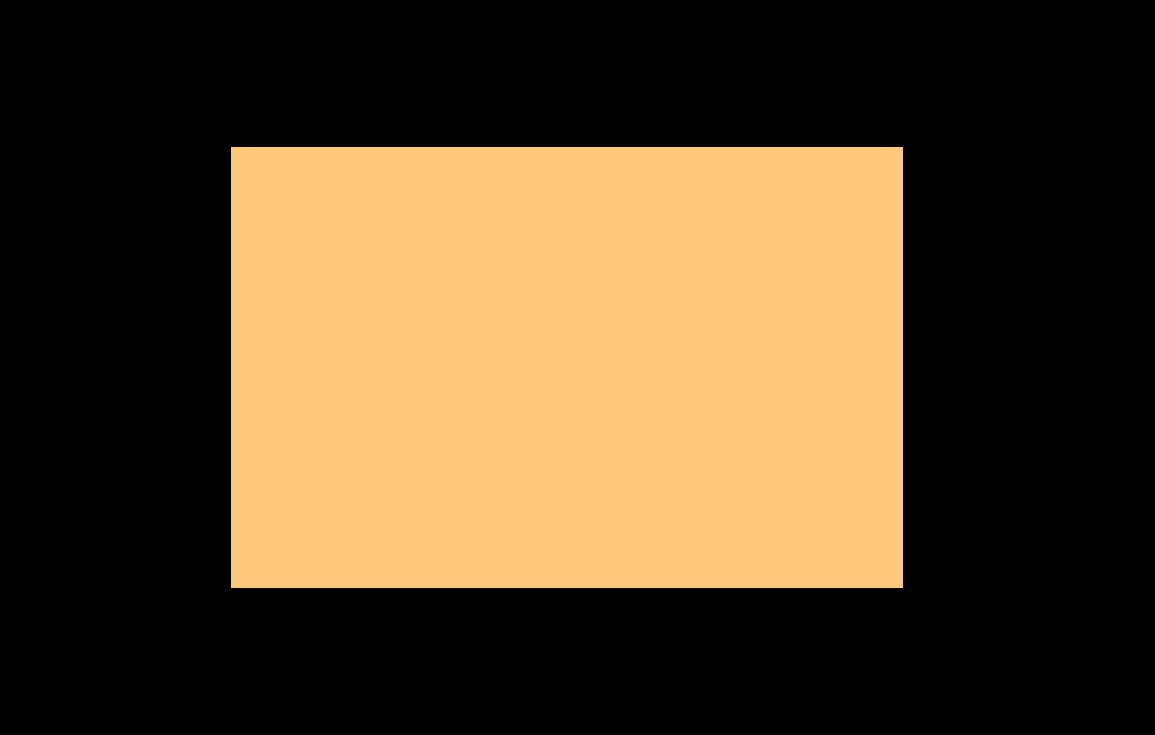

A 2D game scene composited from a Tiled map and its tileset images. What follows is a short description and the map's XML, with every tile layer's data as written:
An orthogonal 55x35 tile map with 21x21 px tiles, 1 tile layer (BG).

<map version="1.10" tiledversion="1.10.2" orientation="orthogonal" renderorder="right-down" width="55" height="35" tilewidth="21" tileheight="21" infinite="0" nextlayerid="2" nextobjectid="1">
 <tileset firstgid="1" source="../tsx/tiles.tsx" />
 <layer id="1" name="BG" width="55" height="35">
  <data encoding="csv">
0,0,0,0,0,0,0,0,0,0,0,0,0,0,0,0,0,0,0,0,0,0,0,0,0,0,0,0,0,0,0,0,0,0,0,0,0,0,0,0,0,0,0,0,0,0,0,0,0,0,0,0,0,0,0,
0,0,0,0,0,0,0,0,0,0,0,0,0,0,0,0,0,0,0,0,0,0,0,0,0,0,0,0,0,0,0,0,0,0,0,0,0,0,0,0,0,0,0,0,0,0,0,0,0,0,0,0,0,0,0,
0,0,0,0,0,0,0,0,0,0,0,0,0,0,0,0,0,0,0,0,0,0,0,0,0,0,0,0,0,0,0,0,0,0,0,0,0,0,0,0,0,0,0,0,0,0,0,0,0,0,0,0,0,0,0,
0,0,0,0,0,0,0,0,0,0,0,0,0,0,0,0,0,0,0,0,0,0,0,0,0,0,0,0,0,0,0,0,0,0,0,0,0,0,0,0,0,0,0,0,0,0,0,0,0,0,0,0,0,0,0,
0,0,0,0,0,0,0,0,0,0,0,0,0,0,0,0,0,0,0,0,0,0,0,0,0,0,0,0,0,0,0,0,0,0,0,0,0,0,0,0,0,0,0,0,0,0,0,0,0,0,0,0,0,0,0,
0,0,0,0,0,0,0,0,0,0,0,0,0,0,0,0,0,0,0,0,0,0,0,0,0,0,0,0,0,0,0,0,0,0,0,0,0,0,0,0,0,0,0,0,0,0,0,0,0,0,0,0,0,0,0,
0,0,0,0,0,0,0,0,0,0,0,0,0,0,0,0,0,0,0,0,0,0,0,0,0,0,0,0,0,0,0,0,0,0,0,0,0,0,0,0,0,0,0,0,0,0,0,0,0,0,0,0,0,0,0,
0,0,0,0,0,0,0,0,0,0,0,6,6,6,6,6,6,6,6,6,6,6,6,6,6,6,6,6,6,6,6,6,6,6,6,6,6,6,6,6,6,6,6,0,0,0,0,0,0,0,0,0,0,0,0,
0,0,0,0,0,0,0,0,0,0,0,6,6,6,6,6,6,6,6,6,6,6,6,6,6,6,6,6,6,6,6,6,6,6,6,6,6,6,6,6,6,6,6,0,0,0,0,0,0,0,0,0,0,0,0,
0,0,0,0,0,0,0,0,0,0,0,6,6,6,6,6,6,6,6,6,6,6,6,6,6,6,6,6,6,6,6,6,6,6,6,6,6,6,6,6,6,6,6,0,0,0,0,0,0,0,0,0,0,0,0,
0,0,0,0,0,0,0,0,0,0,0,6,6,6,6,6,6,6,6,6,6,6,6,6,6,6,6,6,6,6,6,6,6,6,6,6,6,6,6,6,6,6,6,0,0,0,0,0,0,0,0,0,0,0,0,
0,0,0,0,0,0,0,0,0,0,0,6,6,6,6,6,6,6,6,6,6,6,6,6,6,6,6,6,6,6,6,6,6,6,6,6,6,6,6,6,6,6,6,0,0,0,0,0,0,0,0,0,0,0,0,
0,0,0,0,0,0,0,0,0,0,0,6,6,6,6,6,6,6,6,6,6,6,6,6,6,6,6,6,6,6,6,6,6,6,6,6,6,6,6,6,6,6,6,0,0,0,0,0,0,0,0,0,0,0,0,
0,0,0,0,0,0,0,0,0,0,0,6,6,6,6,6,6,6,6,6,6,6,6,6,6,6,6,6,6,6,6,6,6,6,6,6,6,6,6,6,6,6,6,0,0,0,0,0,0,0,0,0,0,0,0,
0,0,0,0,0,0,0,0,0,0,0,6,6,6,6,6,6,6,6,6,6,6,6,6,6,6,6,6,6,6,6,6,6,6,6,6,6,6,6,6,6,6,6,0,0,0,0,0,0,0,0,0,0,0,0,
0,0,0,0,0,0,0,0,0,0,0,6,6,6,6,6,6,6,6,6,6,6,6,6,6,6,6,6,6,6,6,6,6,6,6,6,6,6,6,6,6,6,6,0,0,0,0,0,0,0,0,0,0,0,0,
0,0,0,0,0,0,0,0,0,0,0,6,6,6,6,6,6,6,6,6,6,6,6,6,6,6,6,6,6,6,6,6,6,6,6,6,6,6,6,6,6,6,6,0,0,0,0,0,0,0,0,0,0,0,0,
0,0,0,0,0,0,0,0,0,0,0,6,6,6,6,6,6,6,6,6,6,6,6,6,6,6,6,6,6,6,6,6,6,6,6,6,6,6,6,6,6,6,6,0,0,0,0,0,0,0,0,0,0,0,0,
0,0,0,0,0,0,0,0,0,0,0,6,6,6,6,6,6,6,6,6,6,6,6,6,6,6,6,6,6,6,6,6,6,6,6,6,6,6,6,6,6,6,6,0,0,0,0,0,0,0,0,0,0,0,0,
0,0,0,0,0,0,0,0,0,0,0,6,6,6,6,6,6,6,6,6,6,6,6,6,6,6,6,6,6,6,6,6,6,6,6,6,6,6,6,6,6,6,6,0,0,0,0,0,0,0,0,0,0,0,0,
0,0,0,0,0,0,0,0,0,0,0,6,6,6,6,6,6,6,6,6,6,6,6,6,6,6,6,6,6,6,6,6,6,6,6,6,6,6,6,6,6,6,6,0,0,0,0,0,0,0,0,0,0,0,0,
0,0,0,0,0,0,0,0,0,0,0,6,6,6,6,6,6,6,6,6,6,6,6,6,6,6,6,6,6,6,6,6,6,6,6,6,6,6,6,6,6,6,6,0,0,0,0,0,0,0,0,0,0,0,0,
0,0,0,0,0,0,0,0,0,0,0,6,6,6,6,6,6,6,6,6,6,6,6,6,6,6,6,6,6,6,6,6,6,6,6,6,6,6,6,6,6,6,6,0,0,0,0,0,0,0,0,0,0,0,0,
0,0,0,0,0,0,0,0,0,0,0,6,6,6,6,6,6,6,6,6,6,6,6,6,6,6,6,6,6,6,6,6,6,6,6,6,6,6,6,6,6,6,6,0,0,0,0,0,0,0,0,0,0,0,0,
0,0,0,0,0,0,0,0,0,0,0,6,6,6,6,6,6,6,6,6,6,6,6,6,6,6,6,6,6,6,6,6,6,6,6,6,6,6,6,6,6,6,6,0,0,0,0,0,0,0,0,0,0,0,0,
0,0,0,0,0,0,0,0,0,0,0,6,6,6,6,6,6,6,6,6,6,6,6,6,6,6,6,6,6,6,6,6,6,6,6,6,6,6,6,6,6,6,6,0,0,0,0,0,0,0,0,0,0,0,0,
0,0,0,0,0,0,0,0,0,0,0,6,6,6,6,6,6,6,6,6,6,6,6,6,6,6,6,6,6,6,6,6,6,6,6,6,6,6,6,6,6,6,6,0,0,0,0,0,0,0,0,0,0,0,0,
0,0,0,0,0,0,0,0,0,0,0,6,6,6,6,6,6,6,6,6,6,6,6,6,6,6,6,6,6,6,6,6,6,6,6,6,6,6,6,6,6,6,6,0,0,0,0,0,0,0,0,0,0,0,0,
0,0,0,0,0,0,0,0,0,0,0,0,0,0,0,0,0,0,0,0,0,0,0,0,0,0,0,0,0,0,0,0,0,0,0,0,0,0,0,0,0,0,0,0,0,0,0,0,0,0,0,0,0,0,0,
0,0,0,0,0,0,0,0,0,0,0,0,0,0,0,0,0,0,0,0,0,0,0,0,0,0,0,0,0,0,0,0,0,0,0,0,0,0,0,0,0,0,0,0,0,0,0,0,0,0,0,0,0,0,0,
0,0,0,0,0,0,0,0,0,0,0,0,0,0,0,0,0,0,0,0,0,0,0,0,0,0,0,0,0,0,0,0,0,0,0,0,0,0,0,0,0,0,0,0,0,0,0,0,0,0,0,0,0,0,0,
0,0,0,0,0,0,0,0,0,0,0,0,0,0,0,0,0,0,0,0,0,0,0,0,0,0,0,0,0,0,0,0,0,0,0,0,0,0,0,0,0,0,0,0,0,0,0,0,0,0,0,0,0,0,0,
0,0,0,0,0,0,0,0,0,0,0,0,0,0,0,0,0,0,0,0,0,0,0,0,0,0,0,0,0,0,0,0,0,0,0,0,0,0,0,0,0,0,0,0,0,0,0,0,0,0,0,0,0,0,0,
0,0,0,0,0,0,0,0,0,0,0,0,0,0,0,0,0,0,0,0,0,0,0,0,0,0,0,0,0,0,0,0,0,0,0,0,0,0,0,0,0,0,0,0,0,0,0,0,0,0,0,0,0,0,0,
0,0,0,0,0,0,0,0,0,0,0,0,0,0,0,0,0,0,0,0,0,0,0,0,0,0,0,0,0,0,0,0,0,0,0,0,0,0,0,0,0,0,0,0,0,0,0,0,0,0,0,0,0,0,0
</data>
 </layer>
</map>
